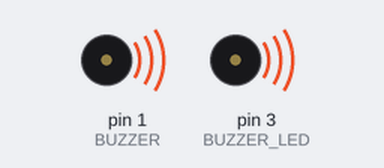
This sketch was run on a simulated Arduino Uno, built with avr-gcc and run on an emulated ATmega328P. Shown: buzzer (waves = sounding, pin HIGH).

Above: at 0.2 s.
At 17.7 s:
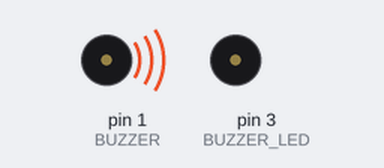
Timing chart, 0 to 19.0 s (numbered marks = the images above):
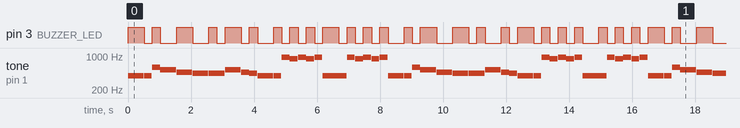

The sketch:

Buzzer_01.ino
```cpp
 #define BUZZER 1
#define BUZZER_LED 3

#define HALBE 1000
#define VIERTEL 500
#define ACHTEL 250

#define NO_TONE 0
#define TONE_G 392
#define TONE_A 440
#define TONE_B 466
#define TONE_C 523
#define TONE_D 587
#define TONE_Es 622
#define TONE_A2 880
#define TONE_B2 932


int buzz_led = 0;

void setup(){
  pinMode(BUZZER, OUTPUT);
  pinMode(BUZZER_LED, OUTPUT);
}

void loop(){
  astronomia();
}

void imBlue() {
  playTone(TONE_A, VIERTEL);
  playTone(TONE_B, VIERTEL);
  playTone(TONE_G, ACHTEL);
  playTone(TONE_B, ACHTEL);
  playTone(TONE_C, ACHTEL);
  playTone(TONE_C, ACHTEL);
  playTone(TONE_A, ACHTEL);
  playTone(TONE_B, HALBE);
  playTone(TONE_B, ACHTEL);
  playTone(TONE_D, ACHTEL);
  playTone(TONE_Es, VIERTEL);
  playTone(TONE_D, ACHTEL);
  playTone(TONE_C, ACHTEL);
  playTone(TONE_B, VIERTEL);
  playTone(TONE_G, ACHTEL);
  playTone(TONE_B, ACHTEL);
  playTone(TONE_C, ACHTEL);
  playTone(TONE_C, ACHTEL);
  playTone(TONE_A, ACHTEL);
  playTone(TONE_B, HALBE);
}

void astronomia(){
  playTone(TONE_G, VIERTEL);
  playTone(TONE_G, ACHTEL);
  playTone(TONE_D, ACHTEL);
  playTone(TONE_C, VIERTEL);
  playTone(TONE_B, VIERTEL);
  playTone(TONE_A, VIERTEL);
  playTone(TONE_A, ACHTEL);
  playTone(TONE_A, ACHTEL);
  playTone(TONE_C, VIERTEL);
  playTone(TONE_B, ACHTEL);
  playTone(TONE_A, ACHTEL);
  playTone(TONE_G, VIERTEL);
  playTone(TONE_G, ACHTEL);
  playTone(TONE_B2, ACHTEL);
  playTone(TONE_A2, ACHTEL);
  playTone(TONE_B2, ACHTEL);
  playTone(TONE_A2, ACHTEL);
  playTone(TONE_B2, ACHTEL);
  playTone(TONE_G, VIERTEL);
  playTone(TONE_G, ACHTEL);
  playTone(TONE_B2, ACHTEL);
  playTone(TONE_A2, ACHTEL);
  playTone(TONE_B2, ACHTEL);
  playTone(TONE_A2, ACHTEL);
  playTone(TONE_B2, ACHTEL);
}

void playTone(int f, int t){
  if(buzz_led == 0){
    buzz_led = 1;
    digitalWrite(BUZZER_LED, HIGH);
  }else{
    buzz_led = 0;
    digitalWrite(BUZZER_LED, LOW);
  }

  tone(BUZZER, f);
  delay(t);
  noTone(BUZZER);
  delay(10);
}
```

Measured:
- by itself, pin 3 (BUZZER_LED): moves between LOW and HIGH, repeating every 8.0 s
- by itself, tone on pin 1 (BUZZER): plays 392 Hz for 0.50 s, 392 Hz for 0.25 s, 587 Hz for 0.25 s, 523 Hz for 0.50 s, 466 Hz for 0.50 s, 440 Hz for 0.50 s … (394 notes in this stretch)
